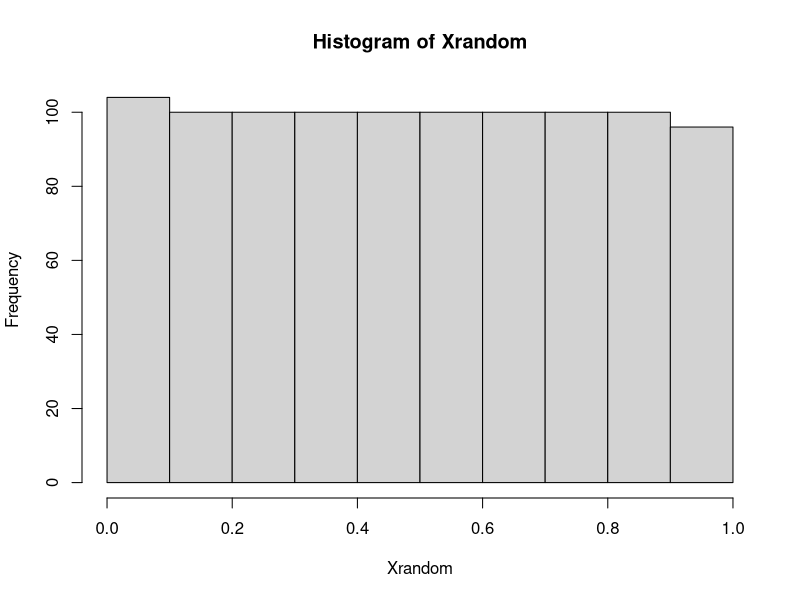
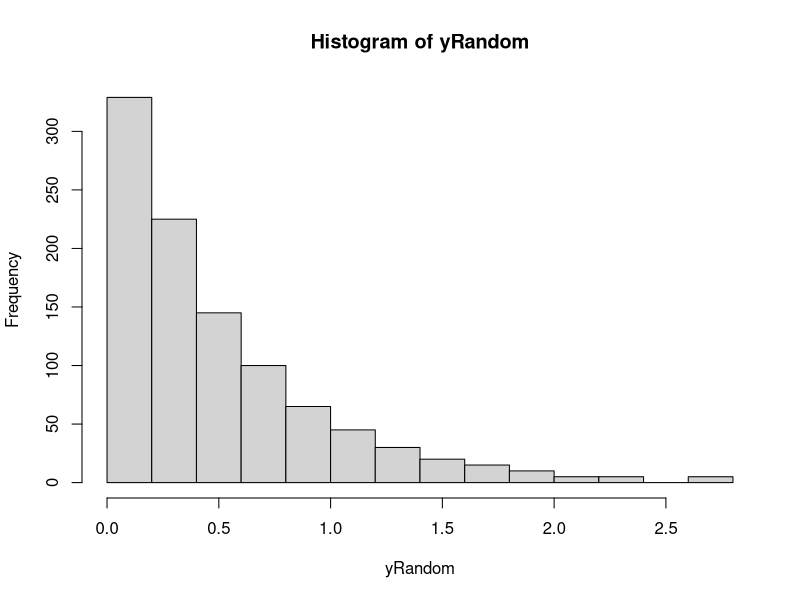
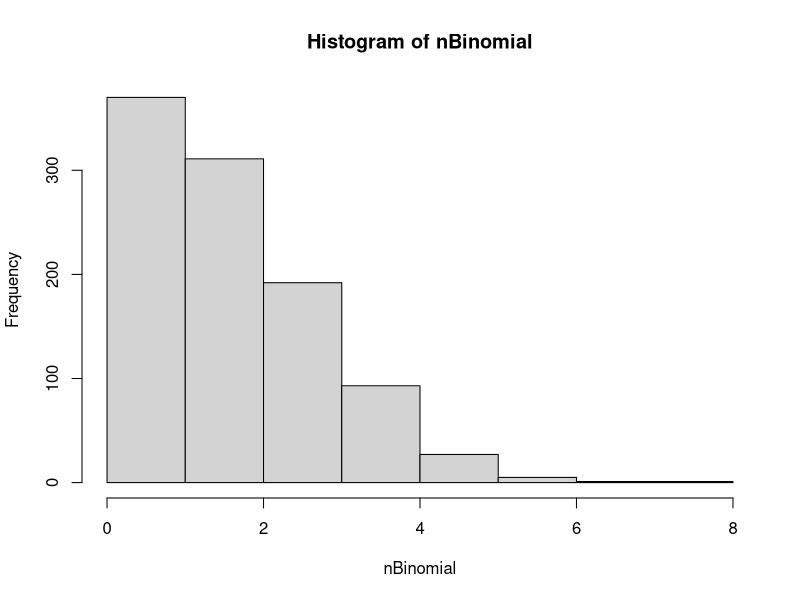
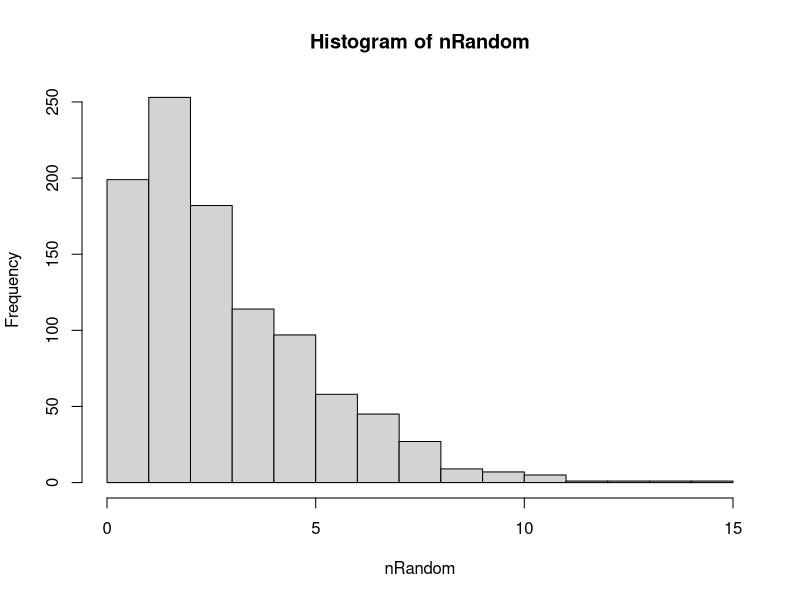

Here is the R script that generated these plots, in order:
x0 <- 5
Xrandom <- 1:1000
for(xi in  2:1000){
  x0 <- (x0 + 1)%%200
  Xrandom[xi] <- x0/200
}
hist(Xrandom)
  
## 2

yRandom <--(log(1-Xrandom))/2

hist(yRandom)


# 3

nBinomial <-rbinom(1000,10, 0.2)

hist(nBinomial)
#
aRandom <- rnorm(1000,0,1)
bRandom <- rnorm(1000,0,1)
cRandom <- rnorm(1000,0,1)

nRandom <- aRandom**2 + bRandom**2 + cRandom**2

hist(nRandom)

